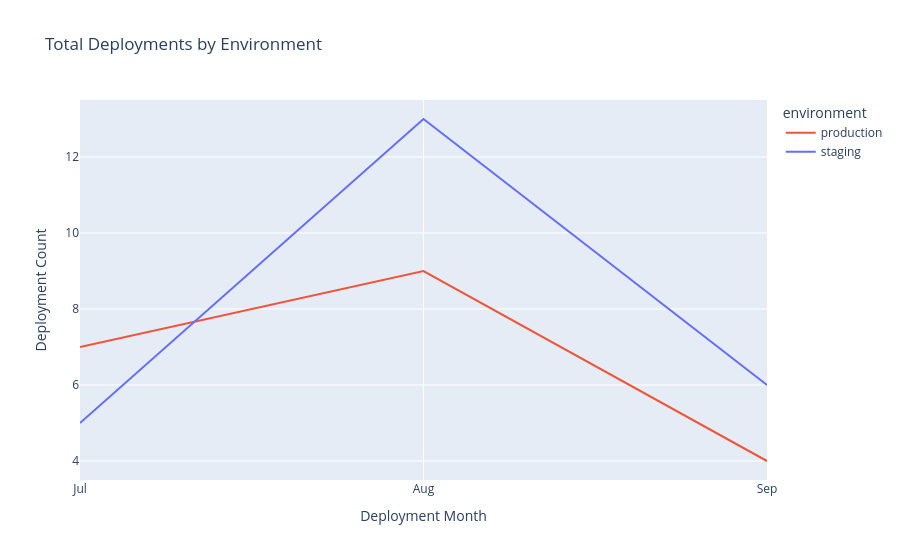

Notebook cell for this chart:
### Code cell
# display dataframe as figure
fig_month_env_line = px.line(
	data_frame= df_deploy_group_month_env,
	title="Total Deployments by Environment",
	x="month",
	y="count",
	color="environment",
	color_discrete_map={
		"staging":"#636EFA",
		"production":"#EF553B"
		},
)

fig_month_env_line.update_yaxes(
	title_text="Deployment Count"
)

fig_month_env_line.update_xaxes(
	title_text="Deployment Month",
	tickvals=list(range(1,13)),
	ticktext=['Jan', 'Feb', 'Mar', 'Apr', 'May', 'Jun', 'Jul', 'Aug', 'Sep', 'Oct', 'Nov', 'Dec'],
)

fig_month_env_line.show()

### Figure 1 — Plotly figure (JSON) as saved in the notebook; plotly's stock layout.template omitted (floating-point values rounded to 4 significant figures)
{"data": [{"hovertemplate": "environment=production<br>month=%{x}<br>count=%{y}<extra></extra>", "legendgroup": "production", "line": {"color": "#EF553B", "dash": "solid"}, "marker": {"symbol": "circle"}, "mode": "lines", "name": "production", "orientation": "v", "showlegend": true, "type": "scatter", "x": [7, 8, 9], "xaxis": "x", "y": [7, 9, 4], "yaxis": "y"}, {"hovertemplate": "environment=staging<br>month=%{x}<br>count=%{y}<extra></extra>", "legendgroup": "staging", "line": {"color": "#636EFA", "dash": "solid"}, "marker": {"symbol": "circle"}, "mode": "lines", "name": "staging", "orientation": "v", "showlegend": true, "type": "scatter", "x": [7, 8, 9], "xaxis": "x", "y": [5, 13, 6], "yaxis": "y"}], "layout": {"legend": {"title": {"text": "environment"}, "tracegroupgap": 0}, "title": {"text": "Total Deployments by Environment"}, "xaxis": {"anchor": "y", "domain": [0, 1], "ticktext": ["Jan", "Feb", "Mar", "Apr", "May", "Jun", "Jul", "Aug", "Sep", "Oct", "Nov", "Dec"], "tickvals": [1, 2, 3, 4, 5, 6, 7, 8, 9, 10, 11, 12], "title": {"text": "Deployment Month"}}, "yaxis": {"anchor": "x", "domain": [0, 1], "title": {"text": "Deployment Count"}}}}
